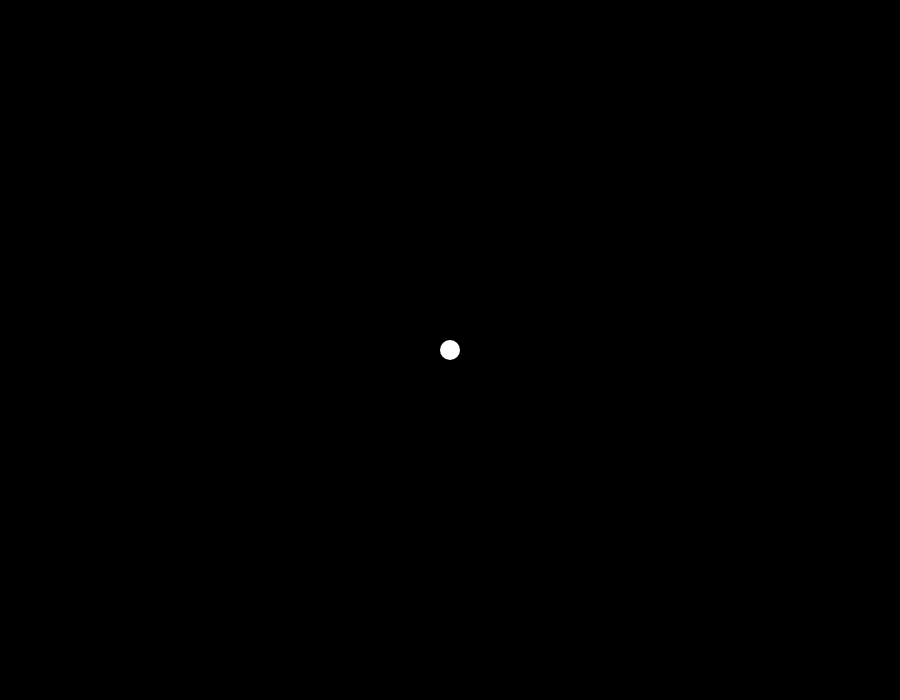
Frame 1 (no input)
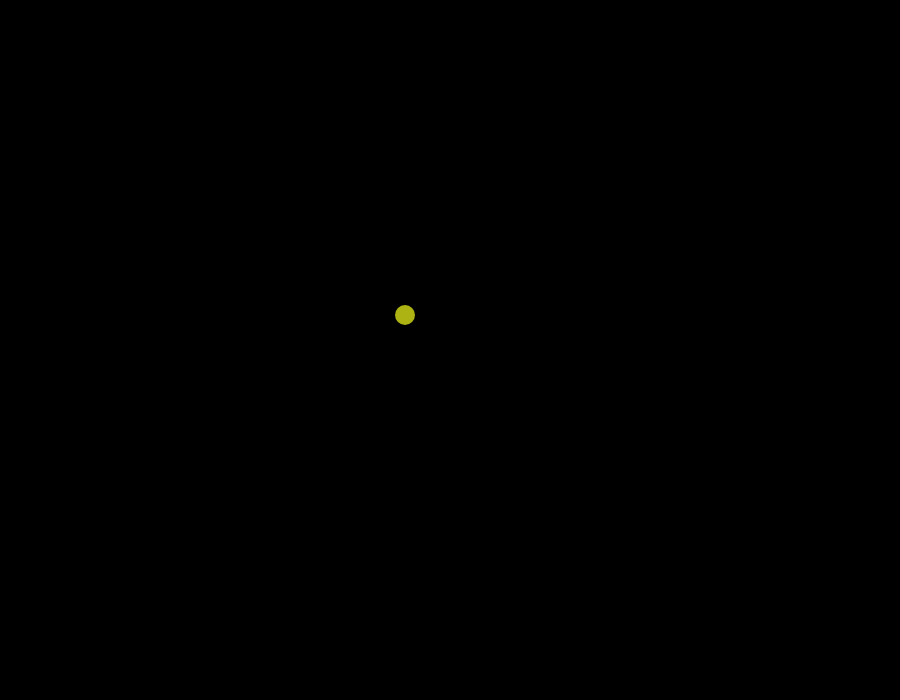
Frame 60 (no input)
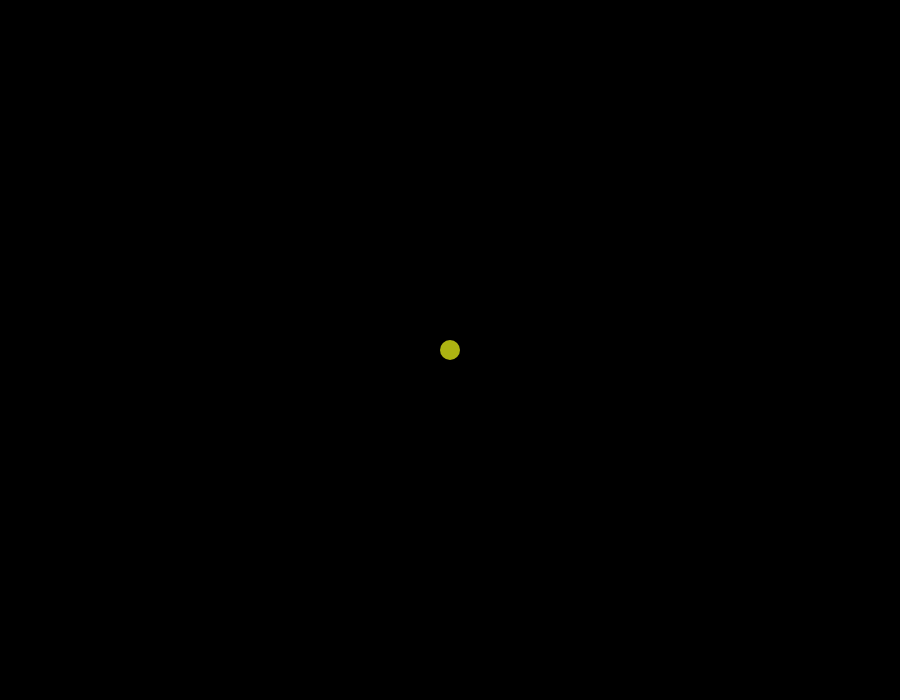
Frame 120 (the mouse pressed at the canvas centre since frame 60)

The p5.js sketch that drew these frames (run headless with seeded random() and noise() and a simulated clock; from frame 60 on, the mouse is pressed at the canvas centre):

// p5.js sketch
// ── sketch.js
let x;
let y;
let velX;
let velY;
let col;

function setup() {
  createCanvas(900, 700);
  x = width / 2;
  y = height / 2;
  velX = 5;
  velY = 5;
  col = color(255);
}

function draw() {
  background(0);
  fill (col);
  noStroke();
  ellipse(x, y, 20, 20);
  
  // palliina tocca margine
  if (x + velX > width || x + velX < 0) {
    velX = -velX; // cambia direz.
    col = color(random(255), random(255), random(255)); // cambio colore
  }  
  // palliina tocca margine
  if (y + velY > height || y + velY < 0) {
    velY = -velY; // cambia direz.
    col = color(random(255), random(255), random(255)); // cambio colore
  }

  // pallina non esce da canvas
  x = constrain(x + velX, 0, width);
  y = constrain(y + velY, 0, height);
}

function mouseMoved() {
  // movimento maouse e pallina
  let dx = mouseX - x;
  let dy = mouseY - y;

  // calcolo velocità in base alla distanza del mouse
  velX = dx / 10;
  velY = dy / 10;


}
